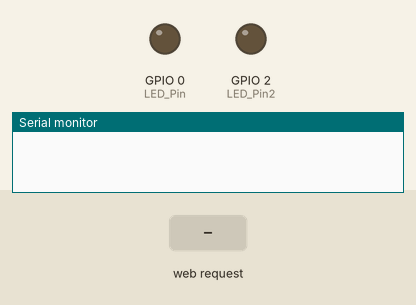
The sketch below on a simulated ESP8266 (NodeMCU). Parts: output pins drawn as LEDs (lit = HIGH), the last lines printed to the serial monitor. The inputs (shaded band) are chosen by the test bench.

Above: at 1.2 s.
1.3 s: HTTP request GET /LEDON received
At 2.4 s:
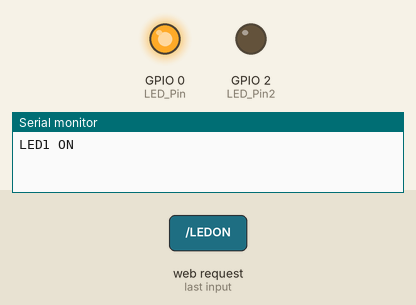
2.8 s: HTTP request GET /LED1ON received
At 3.6 s:
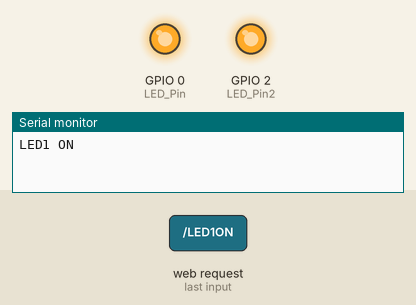
4.3 s: HTTP request GET /LEDOFF received
At 4.7 s:
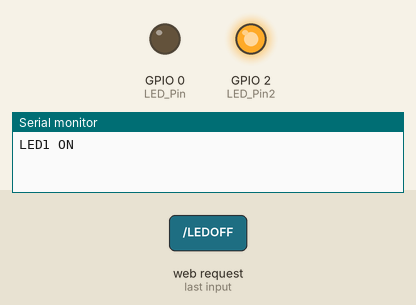
5.8 s: HTTP request GET /LED1OFF received
At 7.0 s:
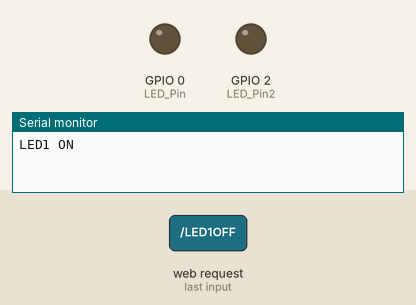
Timing chart, 0 to 8.3 s (numbered marks = the images above; inputs shaded):
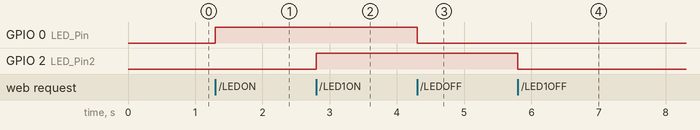

Measured:
- after the input at 1.3 s, GPIO 0 (LED_Pin): LOW → HIGH at once
- after the input at 2.8 s, GPIO 2 (LED_Pin2): LOW → HIGH at once
- after the input at 4.3 s, GPIO 0 (LED_Pin): HIGH → LOW at once
- after the input at 5.8 s, GPIO 2 (LED_Pin2): HIGH → LOW at once

The sketch:

Local_Server_working.ino
```cpp
/***************************************************
    * Sketch: ESP8266_LED_Control_02
    * Control an LED from a web browser
    * Intended to be run on an ESP8266
    * connect to the ESP8266 AP then
    * use web broswer to go to 192.168.4.1

                  #TEAM PI BOTS
               FOLLOW AND SUPPORT
                    @pi_bots

         CONTACT FOR TECHNICAL ASSISTANCE
                 Instagram.com
           -------------------------
            >>  @at_mega_328p
            >>  @tech.xplorer
            >>  @__the_limitless__
 ****************************************************/

#include <ESP8266WiFi.h>

const char AP_NameChar[] = "Ai-Thinker";      // Set Name for WiFi // YOU MUST CHANGE THE NAME
const char WiFiPassword[] = "AiESP@7560";       // Set Password for WiFi (Leave "" For Open WiFi)

WiFiServer server(80);

String header = "HTTP/1.1 200 OK\r\nContent-Type: text/html\r\n\r\n";
String html_1 = "<!DOCTYPE html><html><head><title>LED Control</title></head><body><div id='main'><h2>LED Control</h2>";
String html_2 = "<form id='F1' action='LEDON'><input class='button' type='submit' value='LED ON' ></form><br>";
String html_3 = "<form id='F2' action='LEDOFF'><input class='button' type='submit' value='LED OFF' ></form><br>";
String html_4 = "<form id='F2' action='LED1ON'><input class='button' type='submit' value='LED1 ON' ></form><br>";
String html_5 = "<form id='F2' action='LED1OFF'><input class='button' type='submit' value='LED1 OFF' ></form><br>";
String html_6 = "</div></body></html>";

String request = "";
int LED_Pin = 0;
int LED_Pin2 = 2;

void setup()
{
    pinMode(LED_Pin, OUTPUT);
    pinMode(LED_Pin2, OUTPUT);

    boolean conn = WiFi.softAP(AP_NameChar, WiFiPassword);
    server.begin();

} // void setup()


void loop()
{

    // Check if a client has connected
    WiFiClient client = server.available();
    if (!client)  {  return;  }

    // Read the first line of the request
    request = client.readStringUntil('\r');

    if       ( request.indexOf("LEDON") > 0 )  { digitalWrite(LED_Pin, HIGH); Serial.println("LED1 ON"); }
    else if  ( request.indexOf("LEDOFF") > 0 ) { digitalWrite(LED_Pin, LOW);   }

    else if  ( request.indexOf("LED1ON") > 0 ) { digitalWrite(LED_Pin2, HIGH);   }
    else if  ( request.indexOf("LED1OFF") > 0 ) { digitalWrite(LED_Pin2, LOW);   }
    client.flush();

    client.print( header );
    client.print( html_1 );
    client.print( html_2 );
    client.print( html_3 );
    client.print( html_4 );
    client.print( html_5 );
    client.print( html_6 );

    delay(5);
  // The client will actually be disconnected when the function returns and 'client' object is detroyed

}
```
